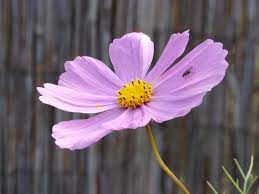
#> input picture images/1.jfif, 259 x 194 px
$ jupyter execute histEqualizer.ipynb   (shell and % lines are left out)
#> lines starting #> are read from the running program, lines starting #| are printed output that depends on the picture
[cell 1]
# Code for Histogram Equalization

import sys
import cv2 as cv
import numpy as np
from matplotlib import pyplot as plt

import imageio
from PIL import Image

[cell 2]
img = cv.imread(sys.path[0]+'/images/1.jfif')
#> img is the input picture: shape (194, 259, 3); mean B, G, R 111.2, 97.1, 114.2

# cv.imshow('Original', img)
cv.waitKey(0)
cv.destroyAllWindows()

[cell 3]
grayScaleImg = cv.cvtColor(img, cv.COLOR_BGR2GRAY)
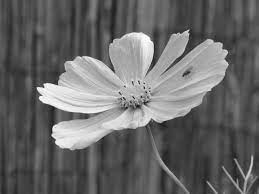
#> grayScaleImg: shape (194, 259); min 15, max 254, mean 103.8
# cv.imshow('Gray Scaled Image', grayScaleImg)
cv.waitKey(0)
cv.destroyAllWindows()

[cell 4]
hist, bins = np.histogram(grayScaleImg.flatten(), 256, [0, 256])
#> hist = 256 values, max 1029 at index 74, min 0 at index 0, mean 196.3; bins = 257 values from 0 to 256
cdf = hist.cumsum()
#> cdf = 256 values from 0 to 50246
cdf_normalized = cdf * float(hist.max()) / cdf.max()
#> cdf_normalized = 256 values from 0 to 1029
plt.plot(cdf_normalized, color='b')
plt.hist(img.flatten(), 256, [0, 256], color='r')
plt.xlim([0, 256])
plt.legend(('cdf', 'histogram'), loc='upper left')
plt.show()
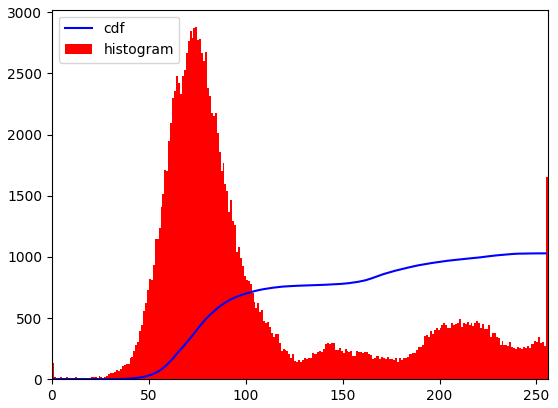
#> figure drawn by matplotlib, 1 panel; tallest bar 2878 high, from x = 74 to 75; curve peaks at x = 254, y = 1029

[cell 5]
equ = cv.equalizeHist(grayScaleImg)
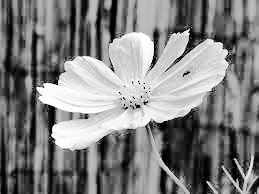
#> equ: shape (194, 259); min 0, max 255, mean 128.9

# cv.imshow('equ.png', equ)
cv.waitKey(0)
cv.destroyAllWindows()

[cell 6]
hist, bins = np.histogram(equ.flatten(), 256, [0, 256])
#> hist = 256 values, max 1029 at index 96, min 0 at index 7, mean 196.3
cdf = hist.cumsum()
#> cdf = 256 values from 82 to 50246
cdf_normalized = cdf * float(hist.max()) / cdf.max()
#> cdf_normalized = 256 values from 1.68 to 1029
plt.plot(cdf_normalized, color='b')
plt.hist(equ.flatten(), 256, [0, 256], color='r')
plt.xlim([0, 256])
plt.legend(('cdf', 'histogram'), loc='upper left')
plt.show()
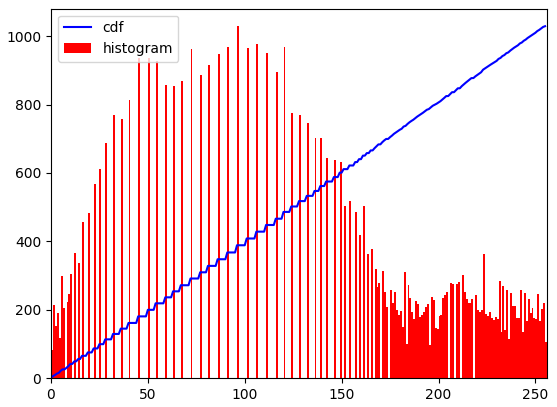
#> figure drawn by matplotlib, 1 panel; tallest bar 1029 high, from x = 96 to 97; curve peaks at x = 255, y = 1029

[cell 7]
# Read the Image and convert to Grayscale
img = Image.open('./images/1.jfif').convert('L')
img.save('./images/grayscale.png')

[cell 8]
# Function to get the Equalized Image, Original Image's Histogram
# and Equalized Image's Histogram
def hist_equalize(grayImg):
		if len(grayImg.shape) != 2:
				return 'Not a Grayscale Image'

		img = grayImg * 255
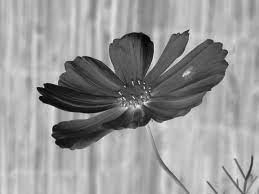
#> img: shape (194, 259); min 2, max 241, mean 152.2

		histOrig, bins = np.histogram(img.flatten(), 256, [0, 255])
#> histOrig = 256 values, max 1029 at index 182, min 0 at index 0, mean 196.3; bins = 257 values from 0 to 255

		cdf = histOrig.cumsum()
#> cdf = 256 values from 0 to 50246

		cdf_m = np.ma.masked_equal(cdf, 0)

		cdf_m = (cdf_m - cdf_m.min()) * 255 / (cdf_m.max() - cdf_m.min())

		cdf = np.ma.filled(cdf_m, 0)
#> cdf = 256 values from 0 to 255

		imgEq = cdf[img.astype('uint8')]
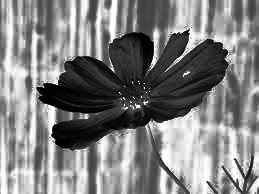
#> imgEq: shape (194, 259) float64; min 0, max 255, mean 128.9

		histEq, bins = np.histogram(imgEq.flatten(), 256, [0, 256])
#> histEq = 256 values, max 1029 at index 163, min 0 at index 41, mean 196.3; bins = 257 values from 0 to 256

		return imgEq, histEq

[cell 9]
grayImg = imageio.imread('./images/grayscale.png')

[cell 10]
# Perform Histogram Equalization and get the Equalized Image and its Histogram
imgEq, histEq = hist_equalize(grayImg)

[cell 11]
# Plot the Histogram of Original Image
mGrayImg = grayImg * 255
plt.hist(mGrayImg.flatten(), 256, [0, 256])
plt.show()
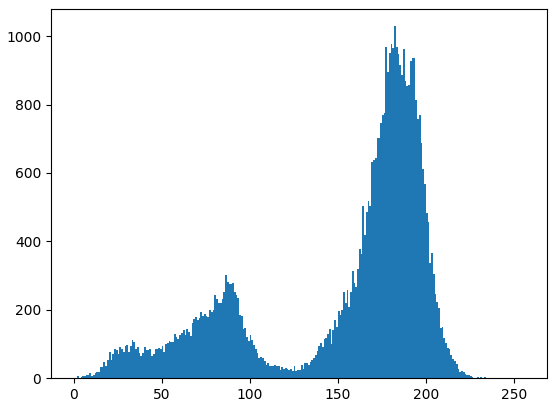
#> figure drawn by matplotlib, 1 panel; tallest bar 1029 high, from x = 182 to 183

[cell 12]
# Plot the Histogram of Equalized Image
plt.plot(histEq)
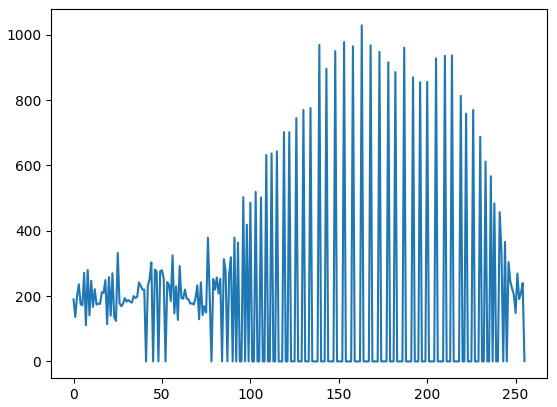
#> figure drawn by matplotlib, 1 panel; curve peaks at x = 163, y = 1029

[cell 13]
# Save the output Image
output = Image.fromarray(imgEq.astype('uint8'))
output.save('HistEqImg.png')
